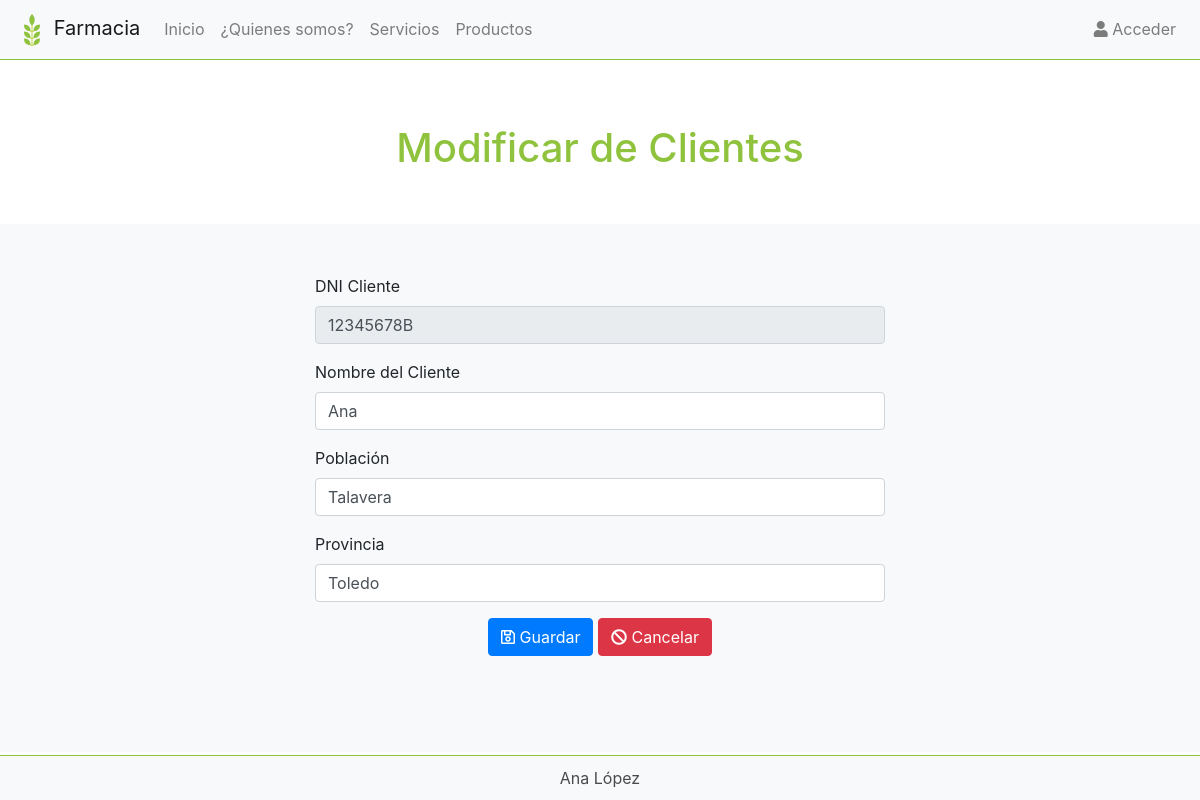
/farmacia/fModificar_clientes.php?dni=12345678B, run on the app's committed database.
### tables this page shows
CREATE TABLE `clientes` (
  `dni` char(9) NOT NULL,
  `nombre` varchar(50) NOT NULL,
  `provincia` varchar(35) NOT NULL,
  `poblacion` varchar(50) NOT NULL
);

### farmacia/fModificar_clientes.php (the view, shortened to what this page needs)
<html>
	<head>
		<?php include("cnds.php"); ?>
	</head>
	<body>
	<?php include ("menu.php"); ?>
	<div class="jumbotron text-center lmbot">
		<h1>Modificar de Clientes</h1>
	</div>
	<?php
		$conexion = mysqli_connect("localhost","root","","tienda") or die("Error BBDD");
		$dni= $_REQUEST['dni'];
		$registro = mysqli_query($conexion, "select * from clientes where dni='$dni'") or die("Error");
		$reg=mysqli_fetch_array($registro);
	?>
	<div class="container-fluid bg-light sep">
		<div class="row">
			<div class="col-sm-6 offset-sm-3 text-center">
				<form method="get" action="modificar_clientes.php">
					<div class="form-group text-left">
						<label for="dni">DNI Cliente</label>
						<input type="text" class="form-control" id="dni" name="dni" readonly value="<?php echo $reg['dni']; ?>">
					</div>
					<div class="form-group text-left">
						<label for="nombre">Nombre del Cliente</label>
						<input type="text" class="form-control" id="nombre" name="nombre" value="<?php echo $reg['nombre'];?>">
					</div>
					<div class="form-group text-left">
						<label for="poblacion">Población</label>
						<input type="text" class="form-control" id="poblacion" name="poblacion" value="<?php echo $reg['poblacion'];?>">
					</div>
					<div class="form-group text-left">
						<label for="cantidad">Provincia</label>
						<input type="text" class="form-control" id="provinia" name="provincia" value="<?php echo $reg['provincia'];?>">
					</div>
					<div class="form-group text-center">
						<button type="submit" title="Guardar" class="btn btn-primary"><i class="far fa-save"></i> Guardar</button>
						<button type="reset" title="Cancelar" class="btn btn-danger"><i class="fas fa-ban"></i> Cancelar</button>
					</div>
				</form>
			</div>
		</div>
	</div>
	<footer>Ana López</footer>
	</body>
</html>

### farmacia/style.css (style rules this page uses)
footer { text-align: center; background-color: #f8f9fa!important; color: rgba(0,0,0,.7); border-top: 0.1px solid #8fc33e!important; padding: 10px 0px; position: fixed; bottom: 0; width: 100%; }
.jumbotron { background-color: white!important; }
.jumbotron h1 { color: #8fc33e!important; }
.lmbot { margin-bottom: -20px!important; }
.sep { padding-top: 50px; padding-bottom: 80px; }

### data on the page
clientes: dni "12345678B", nombre "Ana", poblacion "Talavera", provincia "Toledo"
